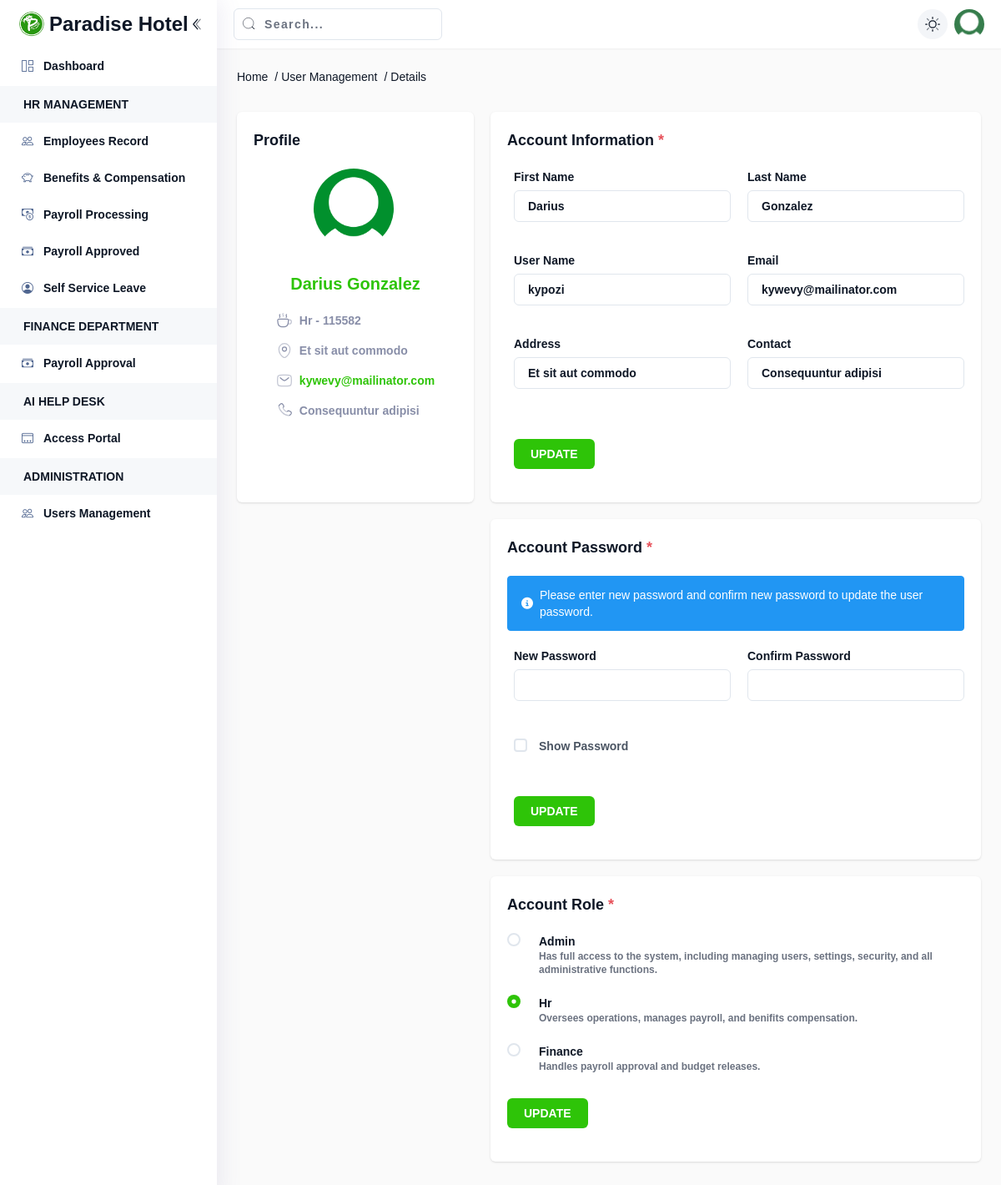
Page /users/details?user_id=115582 (signed in) on the committed database.
### tables this page shows
CREATE TABLE `users` (
  `id` int NOT NULL,
  `user_id` int NOT NULL,
  `firstname` varchar(50) NOT NULL,
  `lastname` varchar(50) NOT NULL,
  `username` varchar(50) NOT NULL,
  `password` varchar(255) NOT NULL,
  `email` varchar(100) NOT NULL,
  `email_verified_at` timestamp NULL DEFAULT NULL,
  `address` text,
  `contact` varchar(20) DEFAULT NULL,
  `picture` varchar(255) DEFAULT 'default.png',
  `role` enum('Admin','Hr','Finance') DEFAULT 'Hr',
  `status` enum('Active','Inactive','','') NOT NULL DEFAULT 'Active',
  `last_login` datetime DEFAULT NULL,
  `created_at` timestamp NULL DEFAULT CURRENT_TIMESTAMP,
  `updated_at` timestamp NULL DEFAULT CURRENT_TIMESTAMP ON UPDATE CURRENT_TIMESTAMP
);

### page/Users.php (called while the page is built)
<?php
    ViewPage("users", "list");
?>

### app/core/connection.php (called while the page is built)
<?php
return [
    "DB_HOST" => 'localhost',
    "DB_USER" => 'root',
    "DB_PASSWORD" => '',
    "DB_NAME" => 'payroll'
];

### app/core/database.php (called while the page is built, shortened)
<?php
class Database
{
	public $DB;
    private $DB_HOST;
    private $DB_USER;
    private $DB_PASSWORD;
    private $DB_NAME;
    function __construct()
    {
        $connection = include __DIR__ . '/connection.php';
        $this->DB_HOST = $connection['DB_HOST'] ?? 'localhost';
        $this->DB_USER = $connection['DB_USER'] ?? 'root';
        $this->DB_PASSWORD = $connection['DB_PASSWORD'] ?? '';
        $this->DB_NAME = $connection['DB_NAME'] ?? '';
    }
	public function DB_CONNECTION()
	{
        try{
            $this->DB = new mysqli($this->DB_HOST, $this->DB_USER, $this->DB_PASSWORD, $this->DB_NAME);
        }catch(Exception $e){
            die('
                <!DOCTYPE html>
                <html lang="en">
                    <head>
                        <meta charset="UTF-8">
                        <meta name="viewport" content="width=device-width, initial-scale=1.0">
                        <title>Application Error</title>
                        <link rel="stylesheet" href="https://cdn.jsdelivr.net/npm/bootstrap@5.3.0/dist/css/bootstrap.min.css">
                    </head>
                    <body class="min-vh-100 d-flex align-items-center">
                        <div class="container text-center">
                            <div class="row justify-content-center">
                                <div class="col-md-6">
                                    <p class="lead">Something went wrong</p>
                                    <p class="mb-1 small">We\'re sorry, but an unexpected error occurred.</p>
                                    <code>'.$e->getMessage().'</code>
                                </div>
                            </div>
                        </div>
                    </body>
                </html>
            ');
        }
	}
	public function SELECT_ONE_WHERE($table, $fields, $where, $options = null)
	{
		$condition = "";
		foreach ($where as $key => $value) {
			$condition .= $key . " = '" . $value . "' AND ";
		}
		$condition = substr($condition, 0, -5);
		$query = "SELECT {$fields} FROM {$table} WHERE {$condition} {$options} LIMIT 1";
		$result = $this->DB->query($query) or die("Cannot execute SELECT_ONE_WHERE command: " . $this->DB->error);
		$data = $result->fetch_assoc();
		return $data;
	}
}

### app/init.php (called while the page is built, shortened)
<?php
require_once("core/components.php");
require_once("core/database.php");
$DB = new Database();

### page/users/Details.php (the view, shortened to what this page needs)
<?php
    $get_user_id = $_GET['user_id'] ?? null;
    $user = $DB->SELECT_ONE_WHERE("users", "*", ["user_id" => $get_user_id]);
?>
<link rel="stylesheet" href="https://cdnjs.cloudflare.com/ajax/libs/cropperjs/1.5.13/cropper.min.css">
<div>
    <div class="pt-5">
        <div class="mb-5 grid grid-cols-1 gap-5 lg:grid-cols-3 xl:grid-cols-4">
            <div class="panel">
                <div class="mb-5 flex items-center justify-between">
                    <h5 class="text-lg font-semibold dark:text-white-light">Profile</h5>
                </div>
                <div class="mb-5">
                    <div class="flex flex-col items-center justify-center">
                        <div class="flex flex-col items-center justify-center">
                            <div class="w-[100px] mb-3" id="previewPicture">
                                <img src="<?= DOMAIN ?>/upload/profile/<?= $user['picture'] ?>" alt="image" id="profileImage" class="mb-4 h-24 w-24 rounded-full object-cover">
                            </div>
                        </div>
                        <div class="text-xl font-semibold text-primary"><?= $user['firstname'] . ' ' . $user['lastname'] ?></div>
                        <ul class="m-auto mt-5 flex max-w-[300px] flex-col space-y-4 font-semibold text-white-dark">
                            <li class="flex items-center gap-2">
                                <?= $user['role'] . " - " . $user['user_id'] ?>
                            </li>
                            <li class="flex items-center gap-2">
                                <?= $user['address'] ?>
                            </li>
                            <li>
                                <a href="javascript:;" class="flex items-center gap-2">
                                    <span class="truncate text-primary"> <?= $user['email'] ?>
                                    </span></a>
                            </li>
                            <li class="flex items-center gap-2">
                                <span class="whitespace-nowrap" dir="ltr"> <?= $user['contact'] ?>
                                </span>
                            </li>
                        </ul>
                    </div>
                </div>
            </div>
            <div class="panel lg:col-span-2 xl:col-span-3">
                <div class="mb-5">
                    <h5 class="text-lg font-semibold dark:text-white-light">Account Information <span class="text-danger">*</span></h5>
                </div>
                <div class="mb-5">
                    <form id="formAccount">
                        <div class="flex flex-col sm:flex-row">
                            <div class="grid flex-1 grid-cols-1 gap-5 sm:grid-cols-2 ml-2">
                                <div>
                                    <label for="first_name">First Name</label>
                                    <div class="relative text-white-dark mb-4">
                                        <?= Input("text", "firstname", $user['firstname'], null, null, null, 'required') ?>
                                    </div>
                                </div>
                                <div>
                                    <label for="last_name">Last Name</label>
                                    <div class="relative text-white-dark mb-4">
                                        <?= Input("text", "lastname", $user['lastname'], null, null, null, 'required') ?>
                                    </div>
                                </div>
                                <div>
                                    <label for="username">User Name</label>
                                    <div class="relative text-white-dark mb-4">
                                        <?= Input("text", "username", $user['username'], null, null, null, 'required') ?>
                                    </div>
                                </div>
                                <div>
                                    <label for="email">Email</label>
                                    <div class="relative text-white-dark mb-4">
                                        <?= Input("text", "email", $user['email'], null, null, null, 'required') ?>
                                    </div>
                                </div>
                                <div>
                                    <label for="address">Address</label>
                                    <div class="relative text-white-dark mb-4">
                                        <?= Input("text", "address", $user['address'], null, null, null) ?>
                                    </div>
                                </div>
                                <div>
                                    <label for="contact">Contact</label>
                                    <div class="relative text-white-dark mb-4">
                                        <?= Input("text", "contact", $user['contact'], null, null, null, 'required') ?>
                                    </div>
                                </div>
                                <div class="sm:col-span-2">
                                    <?= Button("submit", "btnLogin", "Update", null) ?>
                                </div>
                            </div>
                        </div>
                    </form>
                </div>
            </div>
        </div>
        <div class="mb-5 grid grid-cols-1 gap-5 lg:grid-cols-3 xl:grid-cols-4">
            <div class="empty"></div>
            <div class="panel lg:col-span-2 xl:col-span-3">
                <div class="mb-5">
                    <h5 class="text-lg font-semibold dark:text-white-light">Account Password <span class="text-danger">*</span></h5>
                </div>
                <div class="mb-5">
                    <form id="formPassword">
                        <div class="bg-info border border-info px-4 py-3 mb-5 rounded relative mb-3 text-md flex items-center dark:bg-gray-800 dark:border-gray-700 dark:text-gray-300 text-white" role="alert">
                            <i class="fas fa-info-circle mr-2"></i><span>Please enter new password and confirm new password to update the user password.</span>
                        </div>
                        <div class="flex flex-col sm:flex-row">
                            <div class="grid flex-1 grid-cols-1 gap-5 sm:grid-cols-2 ml-2">
                                <div>
                                    <label for="newPassword">New Password</label>
                                    <div class="relative text-white-dark mb-4">
                                        <?= Input("password", "newPassword", null, null, null, null, 'required minlength="6"') ?>
                                    </div>
                                </div>
                                <div>
                                    <label for="confirmPassword">Confirm Password</label>
                                    <div class="relative text-white-dark mb-4">
                                        <?= Input("password", "confirmPassword", null, null, null, null, 'required minlength="6"') ?>
                                    </div>
                                </div>
                                <div class="flex items-center pl-1">
                                    <input type="checkbox" id="togglePassword" class="form-checkbox h-4 w-4 text-blue-600 transition duration-150 ease-in-out">
                                    <label for="togglePassword" class="ml-2 mt-2 text-sm text-gray-600">Show Password</label>
                                </div>
                                <div class="sm:col-span-2">
                                    <?= Button("submit", "btnUpdatePassword", "Update", null) ?>
                                </div>
                            </div>
                        </div>
                    </form>
                </div>
            </div>
        </div>
        <div class="mb-5 grid grid-cols-1 gap-5 lg:grid-cols-3 xl:grid-cols-4">
            <div class="empty"></div>
            <div class="panel lg:col-span-2 xl:col-span-3">
                <div class="mb-5">
                    <h5 class="text-lg font-semibold dark:text-white-light">Account Role <span class="text-danger">*</span></h5>
                </div>
                <div class="mb-5">
                    <form id="formRole">
                        <ul class="space-y-4">
                            <?php
                                $roles = [
                                    "Admin" => "Has full access to the system, including managing users, settings, security, and all administrative functions.",
                                    "Hr" => "Oversees operations, manages payroll, and benifits compensation.",
                                    "Finance" => "Handles payroll approval and budget releases."
                                ];
                                foreach ($roles as $role => $description){
                                    $role_id = strtolower(str_replace(' ', '_', $role));
                                    $checked = ($user['role'] == $role) ? 'checked' : '';
                                    ?>
                                        <li>
                                            <div class="flex items-start gap-2">
                                                <input type="radio" id="role_<?= $role_id; ?>" name="role" class="form-radio h-4 w-4 text-blue-600" value="<?= $role; ?>" <?= $checked; ?> required>
                                                <label class="ml-2" for="role_<?= $role_id; ?>">
                                                    <div class="font-semibold"><?= $role; ?></div>
                                                    <p class="text-xs text-gray-500"><?= $description; ?></p>
                                                </label>
                                            </div>
                                        </li>
                                    <?php
                                }
                            ?>
                        </ul>
                        <div class="text-right mt-4">
                            <div class="sm:col-span-2">
                                <?= Button("submit", "btnUpdateRole", "Update", null) ?>
                            </div>
                        </div>
                    </form>
                </div>
            </div>
        </div>
    </div>

### app/core/components.php (shortened to what this page needs)
    <?php
function Input($type, $name, $value= null, $placeholder = null, $class = null, $icon = true, $attributes= null)
{
	?>
		<input type="<?=$type?>" name="<?=$name?>" id="<?= $name?>" value="<?= $value?>" placeholder="<?=$placeholder?>" class="form-input <?=!empty($icon) ? 'ps-10' : 'ps-0' ?> placeholder:text-white-dark <?=$class?>" <?= $attributes?>>
	<?php
}
    ?>
    <?php
function Button($type, $id, $text, $class = null, $width = null, $attributes= null)
{
	?>
		<button type="<?=$type?>" id="<?=$id?>" class="btn btn-primary !mt-6 <?=!empty($width) ? 'w-full' : '' ?> border-0 uppercase <?=$class?>" <?= $attributes?>>
			<?= $text ?>
		</button>
	<?php
}
    ?>

### assets/css/app.css (style rules this page uses)
:root { --app-color-primary: none; --app-color-secondary: none; }
a { text-decoration: none !important; }

### rows in the picture
users: picture (placeholder picture), firstname "Darius", lastname "Gonzalez", role "Hr", user "115582", address "Et sit aut commodo", email "kywevy@mailinator.com", contact "Consequuntur adipisi", username "kypozi"

### other values in the picture
APP_NAME "Paradise Hotel"
$title "Dashboard Employees Record Benefits & Compensation Payroll Processing Payroll Approved Self Service Leave Payroll Approval Access Portal Users Management"
$title "HR MANAGEMENT FINANCE DEPARTMENT AI HELP DESK ADMINISTRATION"
$item['label'] "Home"
$item['label'] "User Management"
$item['label'] "Details"
$text "UPDATE UPDATE UPDATE"
$role "Admin"
$description "Has full access to the system, including managing users, settings, security, and all administrative functions."
$role "Hr"
$description "Oversees operations, manages payroll, and benifits compensation."
$role "Finance"
$description "Handles payroll approval and budget releases."
